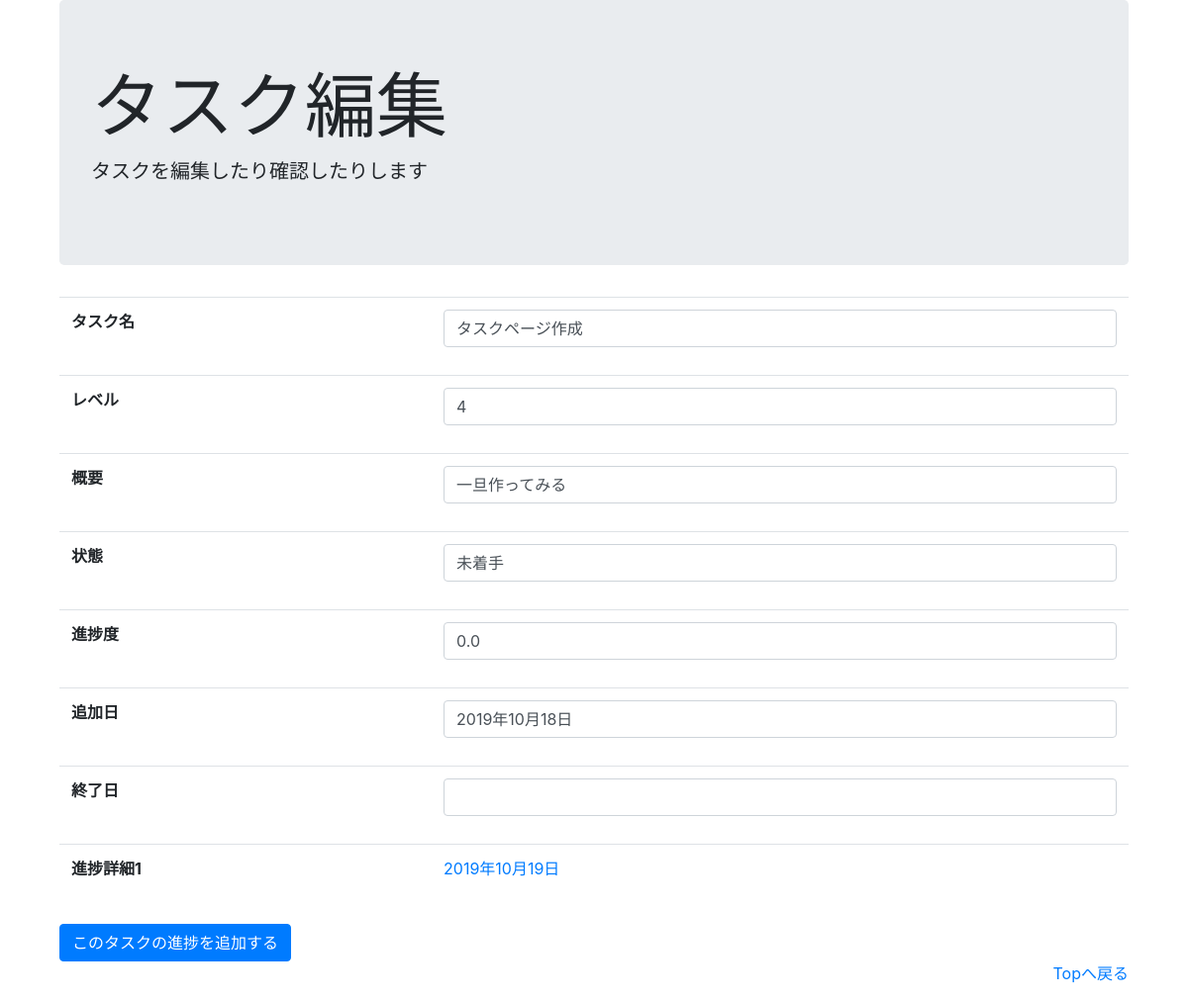
Page /edit/2 on the earlier database version.
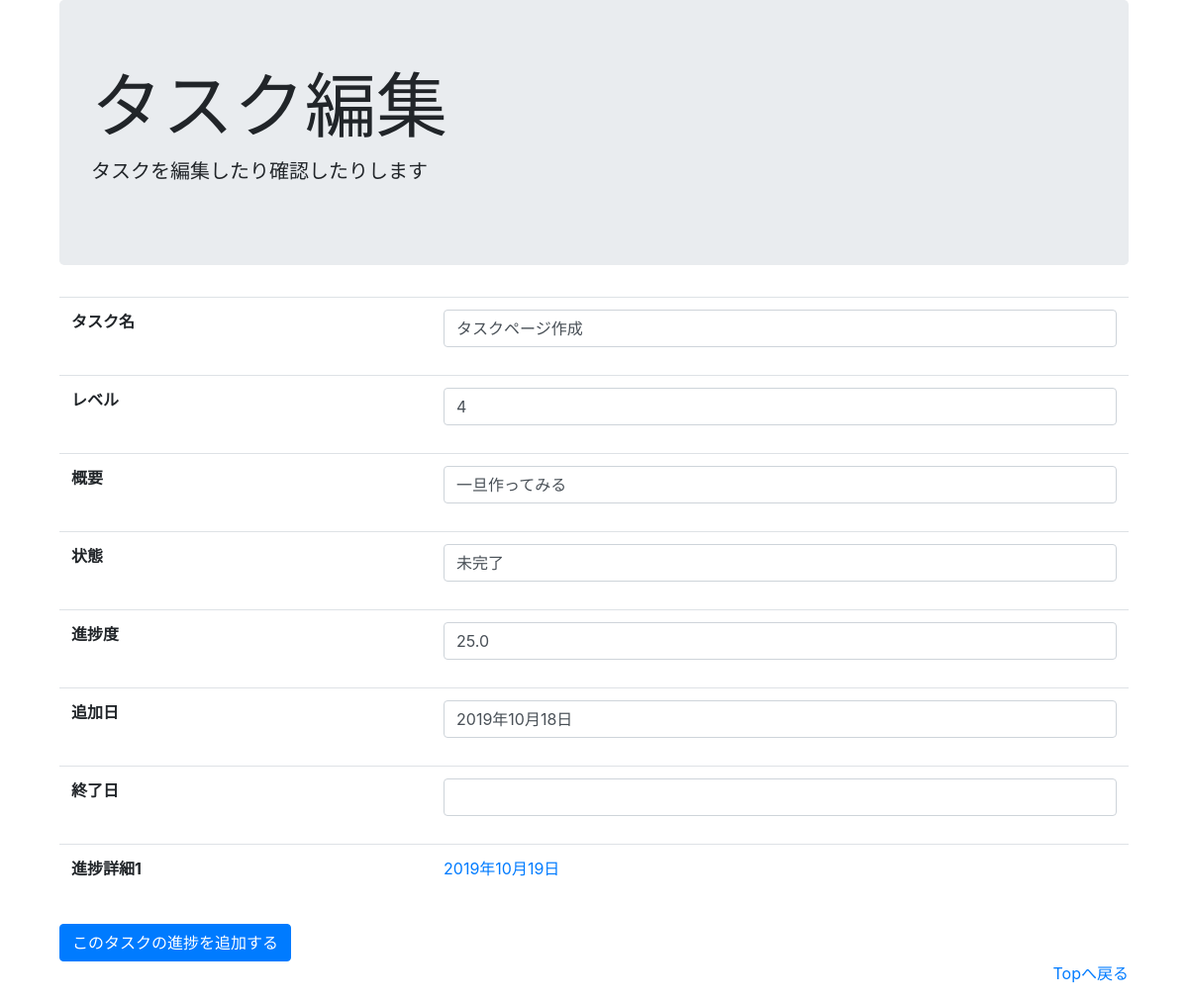
Same page on the later database version.
### mng/models.py (models this page shows, shortened)
class task(models.Model):
    name = models.CharField(max_length=20)
    level = models.IntegerField(default=1)
    overview = models.CharField(max_length=100)
    condition = models.IntegerField(choices=CONDITION_CHOICEES,
                                    blank=True, null=True)
    add_date = models.DateField(blank=True, null=True)
    end_date = models.DateField(blank=True, null=True)

### mng/views.py (the view, shortened to what this page needs)
# urls.py: path('edit/<int:task_id>', views.task_edit, name='task_edit'),
def task_edit(request, task_id):
    t = get_object_or_404(task, id=task_id)
    ps = progress.objects.filter(task=t)
    t_p = 0
    for p in ps:
        t_p = t_p + p.progress
    t_p_d = t_p / t.level * 100
    if t_p_d == 100.0:
        t.condition = 3
        p = progress.objects.filter(task=t).latest('date')
        t.end_date = p.date
    elif t_p_d > 0.0:
        t.condition = 2
    else:
        t.condition = 1
    t.save()
    return render(request, 'mng/task_edit.html',
                  {"task": t, "progresses": ps, "progress": t_p_d})

### mng/templates/mng/task_edit.html (shortened to what this page needs)
{% extends 'mng/base.html' %}
{% load static %}
{% block extra_css %}
<link rel="stylesheet" href="{% static 'mng/css/task_edit.css' %}">
{% endblock extra_css%}
{% block display %}
タスク編集
{% endblock display %}
{% block lead %}
タスクを編集したり確認したりします
{% endblock lead %}
{% block content %}
<div class="container">
    <table class="table">
        {% if task %}
        <tbody>
        <tr>
            <th scope="row">タスク名</th>
            <td><p class="form-control">{{task.name}}</p></td>
        </tr>
        <tr>
            <th scope="row">レベル</th>
            <td><p class="form-control">{{task.level}}</p></td>
        </tr>
        <tr>
            <th scope="row">概要</th>
            <td><P class="form-control">{{task.overview}}</P></td>
        </tr>
        <tr>
            <th scope="row">状態</th>
            <td><p class="form-control">{{task.get_condition_display}}</p></td>
        </tr>
        <tr>
            <th scope="row">進捗度</th>
            <td><p class="form-control">{{progress}}</p></td>
        </tr>
        <tr>
            <th scope="row">追加日</th>
            <td><p class="form-control">{{task.add_date|date:'Y年m月d日'}}</p></td>
        </tr>
        <tr>
            <th scope="row">終了日</th>
            <td><p class="form-control">{{task.end_date|date:'Y年m月d日'}}</p></td>
        </tr>
        {% for p in progresses %}
        <tr>
            <th scope="row">進捗詳細{{forloop.counter}}</th>
            <td><a href="#">
                <p>{{p.date|date:'Y年m月d日'}}</p>
            </a> </td>
        </tr>
        {% endfor %}
        </tbody>
        {% endif %}
    </table>
    <a class="btn btn-primary"  href="{% url 'mng:add_progress' task.id %}">このタスクの進捗を追加する
    </a>
</div>
{% endblock content %}

Differences in the rows shown:
changed task "タスクページ作成": condition "未着手" → "未完了"
Other differences:
{{ progress }}: "0.0" → "25.0"
